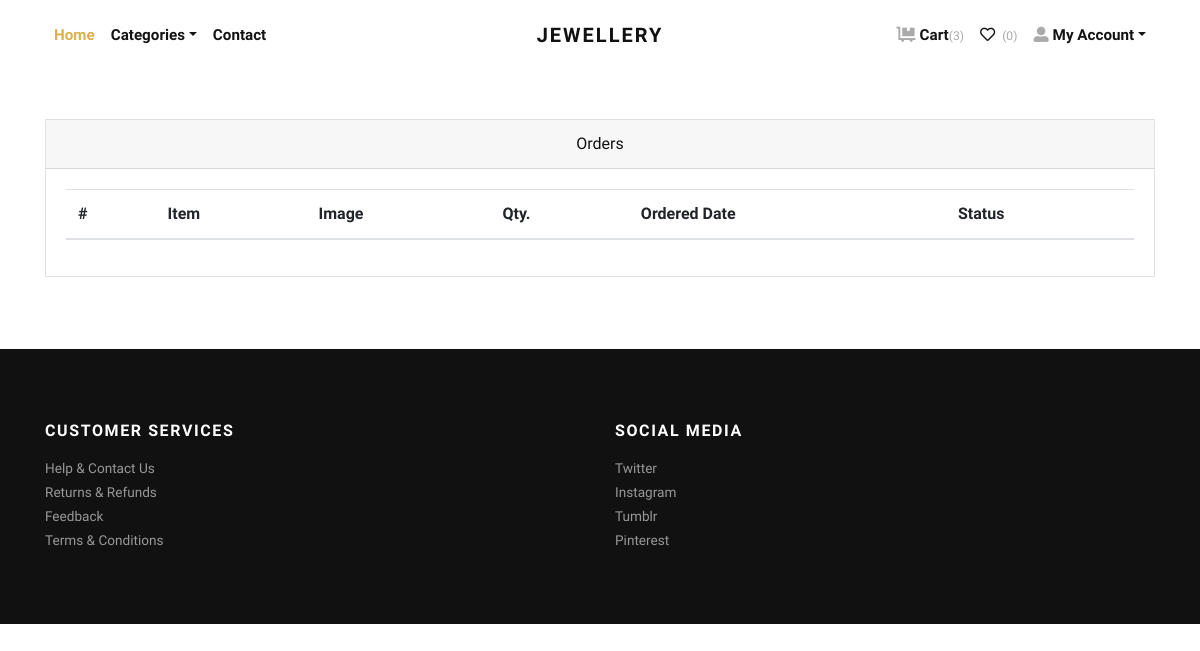
The page /orders/ (signed in) on the database as committed earlier.
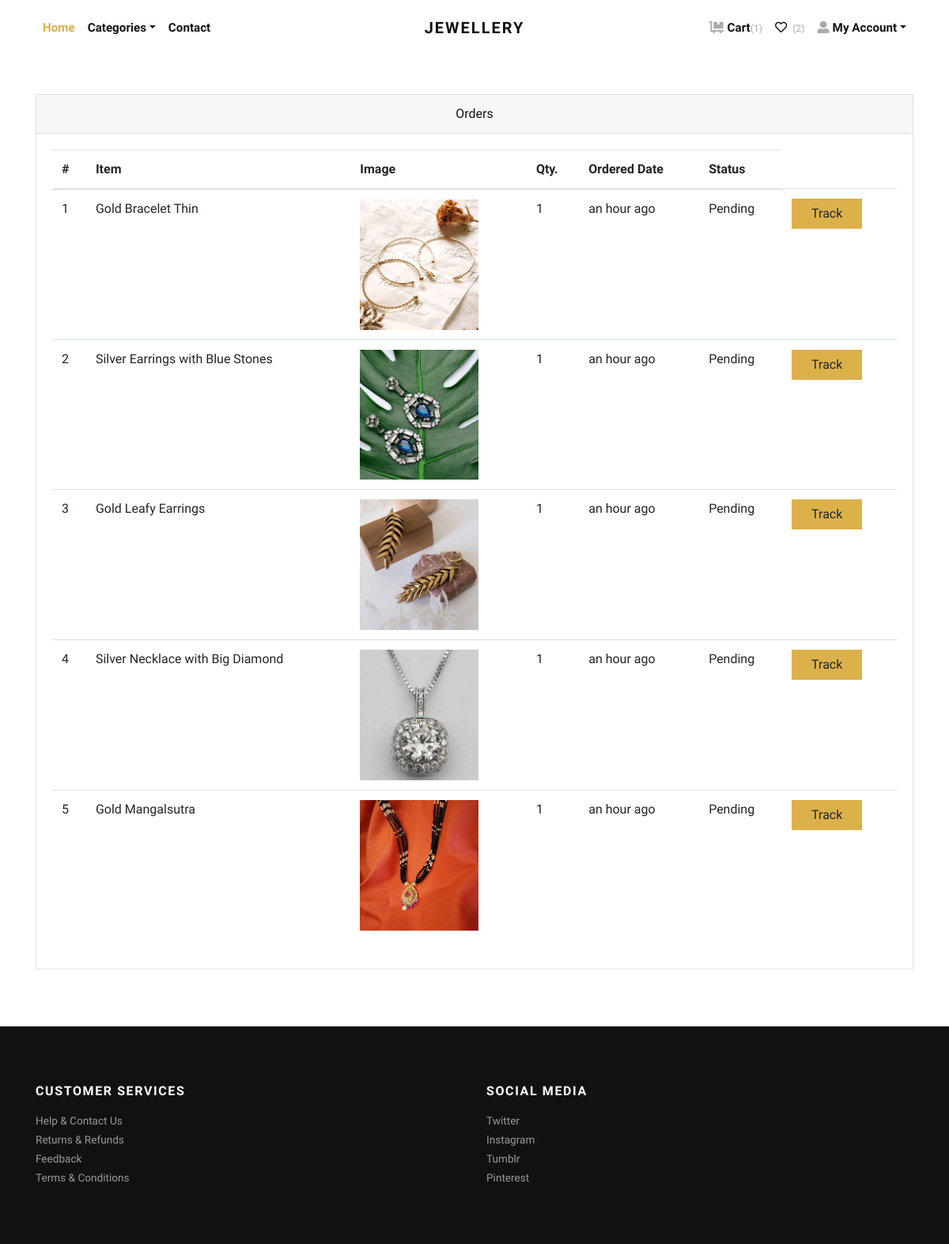
The same page on the database as committed later.
### store/models.py (models this page shows, shortened)
class Order(models.Model):
    user = models.ForeignKey(User, verbose_name="User", on_delete=models.CASCADE)
    address = models.CharField(verbose_name="Shipping Address", max_length=255)
    product = models.ForeignKey(Product, verbose_name="Product", on_delete=models.CASCADE)
    quantity = models.PositiveIntegerField(verbose_name="Quantity")
    payment_id = models.CharField(max_length=255, verbose_name="Payment ID", default="COD")
    ordered_date = models.DateTimeField(auto_now_add=True, verbose_name="Ordered Date")
    status = models.CharField(
        choices=STATUS_CHOICES,
        max_length=50,
        default="Pending"
        )
    tracking_link = models.CharField(max_length=200, verbose_name="Tracking Link", default="#")

class Product(models.Model):
    title = models.CharField(max_length=150, verbose_name="Product Title")
    slug = models.SlugField(max_length=160, verbose_name="Product Slug")
    sku = models.CharField(max_length=255, unique=True, verbose_name="Unique Product ID (SKU)")
    short_description = models.TextField(verbose_name="Short Description")
    detail_description = models.TextField(blank=True, null=True, verbose_name="Detail Description")
    product_image = models.ImageField(upload_to='product', blank=True, null=True, verbose_name="Product Image")
    price = models.DecimalField(max_digits=8, decimal_places=2)
    category = models.ForeignKey(Category, verbose_name="Product Categoy", on_delete=models.CASCADE)
    is_active = models.BooleanField(verbose_name="Is Active?")
    is_featured = models.BooleanField(verbose_name="Is Featured?")
    created_at = models.DateTimeField(auto_now_add=True, verbose_name="Created Date")
    updated_at = models.DateTimeField(auto_now=True, verbose_name="Updated Date")
    class Meta:
        verbose_name_plural = 'Products'
        ordering = ('-created_at', )

### store/views.py (the view)
# urls.py: path('orders/', views.orders, name="orders"),
@login_required
def orders(request):
    all_orders = Order.objects.filter(user=request.user).order_by('-ordered_date')
    return render(request, 'store/orders.html', {'orders': all_orders})

### store/context_preprocessors.py (called while the page is built)
def store_menu(request):
    categories = Category.objects.filter(is_active=True)
    context = {
        'categories_menu': categories,
    }
    return context

def cart_menu(request):
    if request.user.is_authenticated:
        cart_items= Cart.objects.filter(user=request.user)
        context = {
            'cart_items': cart_items,
        }
    else:
        context = {}
    return context

def wishlist_menu(request):
    if request.user.is_authenticated:
        wishlist_items= Wishlist.objects.filter(user=request.user)
        context = {
            'wishlist_items': wishlist_items,
        }
    else:
        context = {}
    return context

### templates/store/orders.html (shortened to what this page needs)
{% extends 'base.html' %}
{% load static %}
{% load humanize %}
    {% block content %}
      <div class="container py-5">
        <div class="row">
          <div class="col-lg-12">
            <div class="card mb-4" id="tables">
              <div class="card-header text-center">Orders</div>
              <div class="card-body">
                <table class="table table-hover">
                  <thead>
                    <tr>
                      <th>#</th>
                      <th>Item</th>
                      <th>Image</th>
                      <th>Qty.</th>
                      <th>Ordered Date</th>
                      <th>Status</th>
                    </tr>
                  </thead>
                  <tbody>
                    {% if orders %}
                    {% for order in orders %}
                    <tr>
                      <td>{{forloop.counter}}</td>
                      <td>{{order.product.title}}</td>
                      <td>
                        {% if order.product.product_image %}
                          <img src="{{order.product.product_image.url}}" alt="{{order.product.product_ttile}}" style="width:150px;">
                        {% endif %}
                      </td>
                      <td>{{order.quantity}}</td>
                      <td>{{order.ordered_date|naturaltime}}</td>
                      <td>
                        {{order.status}}
                      </td>
                      <td>
                        <a target="_blank" href="{{order.tracking_link}}" class="btn btn-primary">Track</a>
                      </td>
                    </tr>
                    {% endfor %}
                    {% endif %}
                  </tbody>
                </table>
              </div>
            </div>
          </div>
        </div>
      </div>
{% endblock content %}

### templates/base.html (shortened to what this page needs)
{% load static %}
<!DOCTYPE html>
<html>
  <head>
    <link rel="stylesheet" href="{% static 'vendor/bootstrap/css/bootstrap.min.css' %}">
    <link rel="stylesheet" href="{% static 'vendor/lightbox2/css/lightbox.min.css' %}">
    <link rel="stylesheet" href="{% static 'vendor/nouislider/nouislider.min.css' %}">
    <link rel="stylesheet" href="{% static 'vendor/bootstrap-select/css/bootstrap-select.min.css' %}">
    <link rel="stylesheet" href="{% static 'vendor/owl.carousel2/assets/owl.carousel.min.css' %}">
    <link rel="stylesheet" href="{% static 'vendor/owl.carousel2/assets/owl.theme.default.css' %}">
    <link rel="stylesheet" href="{% static 'css/style.default.css' %}" id="theme-stylesheet">
    <link rel="stylesheet" href="{% static 'css/custom.css' %}">
  </head>
  <body>
    <div class="page-holder">
      {% include 'navbar.html' %}
      {% block content %}
      {% endblock content %}
      {% include 'footer.html' %}
      {% include 'scripts.html' %}

### templates/navbar.html (shortened to what this page needs)
{% load static %}
      <header class="header bg-white">
        <div class="container px-0 px-lg-3">
          <nav class="navbar navbar-expand-lg navbar-light py-3 px-lg-0"><a class="navbar-brand" href="{% url 'store:home' %}"><span class="font-weight-bold text-uppercase text-dark">Jewellery</span></a>
            <div class="collapse navbar-collapse" id="navbarSupportedContent">
              <ul class="navbar-nav mr-auto">
                <li class="nav-item">
                  <a class="nav-link active" href="{% url 'store:home' %}">Home</a>
                </li>
                <li class="nav-item dropdown"><a class="nav-link dropdown-toggle" id="pagesDropdown" href="#" data-toggle="dropdown" aria-haspopup="true" aria-expanded="false">Categories</a>
                </li>
                <li class="nav-item">
                  <a class="nav-link" href="{% url 'store:contact' %}">Contact</a>
                </li>
              </ul>
              <ul class="navbar-nav ml-auto">
                {% if request.user.is_authenticated %}
                  <li class="nav-item"><a class="nav-link" href="{% url 'store:cart' %}"> <i class="fas fa-dolly-flatbed mr-1 text-gray"></i>Cart<small class="text-gray">({{cart_items.count}})</small></a></li>
                  <li class="nav-item"><a class="nav-link" href="{% url 'store:wishlist' %}"> <i class="far fa-heart mr-1"></i><small class="text-gray"> ({{wishlist_items.count}})</small></a></li>
                  <li class="nav-item dropdown"><a class="nav-link dropdown-toggle" id="pagesDropdown" href="#" data-toggle="dropdown" aria-haspopup="true" aria-expanded="false"><i class="fas fa-user-alt mr-1 text-gray"></i>My Account</a></a>
                </li>
                {% else %}
                  <li class="nav-item"><a class="nav-link" href="{% url 'store:login' %}">Login</a></li>
                  <li class="nav-item"><a class="nav-link" href="{% url 'store:register' %}">Create Account</a></li>
                {% endif %}
              </ul>
            </div>
          </nav>
        </div>
      </header>

### templates/footer.html
<footer class="bg-dark text-white">
        <div class="container py-4">
          <div class="row py-5">
            <div class="col-md-6 mb-3 mb-md-0">
              <h6 class="text-uppercase mb-3">Customer services</h6>
              <ul class="list-unstyled mb-0">
                <li><a class="footer-link" href="{% url 'store:contact' %}">Help &amp; Contact Us</a></li>
                <li><a class="footer-link" href="{% url 'store:return' %}">Returns &amp; Refunds</a></li>
                <li><a class="footer-link" href="{% url 'store:feedback' %}">Feedback</a></li>
                <li><a class="footer-link" href="{% url 'store:termandcondition' %}">Terms &amp; Conditions</a></li>
              </ul>
            </div>
            <div class="col-md-6">
              <h6 class="text-uppercase mb-3">Social media</h6>
              <ul class="list-unstyled mb-0">
                <li><a class="footer-link" target="_blank" href="https://twitter.com/">Twitter</a></li>
                <li><a class="footer-link" target="_blank" href="https://instagram.com/">Instagram</a></li>
                <li><a class="footer-link" target="_blank" href="https://tumblr.com/">Tumblr</a></li>
                <li><a class="footer-link" target="_blank" href="https://in.pinterest.com/">Pinterest</a></li>
              </ul>
            </div>
          </div>
        </div>
      </footer>

### templates/scripts.html (shortened to what this page needs)
{% load static %}
      <link rel="stylesheet" href="https://use.fontawesome.com/releases/v5.7.1/css/all.css">
    </div>
  </body>
</html>

### jewelryshop/static/css/style.default.css (style rules this page uses)
.text-gray { color: #aaa !important; }
.navbar { position: relative; }
@media (min-width: 992px) { .navbar-brand { position: absolute; top: 50%; left: 50%; -webkit-transform: translate(-50%, -50%); transform: translate(-50%, -50%); } }
.footer-link { font-size: 0.85rem; position: relative; color: #999; transition: all 0.3s; }
.footer-link::before { content: '\f0da'; display: inline-block; font-family: 'Font Awesome\ 5 Free'; font-weight: 900; position: absolute; top: 50%; left: 0; -webkit-transform: translateY(-50%); transform: translateY(-50%); color: #fff; transition: all 0.3s; opacity: 0; }
.text-uppercase { text-transform: uppercase; letter-spacing: 0.1em; }
.navbar { padding: 0.5rem 1rem; }
.navbar-brand { display: inline-block; padding-top: 0.3125rem; padding-bottom: 0.3125rem; margin-right: 1rem; font-size: 1.25rem; }
.navbar-light .navbar-brand { color: #dcb14a; }
.navbar-light .navbar-nav .nav-link { color: rgba(17, 17, 17, 0.99); font-weight: 800; font-size: 0.95rem; transition: all 0.3s; }
.navbar-light .navbar-nav .show > .nav-link, .navbar-light .navbar-nav .active > .nav-link, .navbar-light .navbar-nav .nav-link.show, .navbar-light .navbar-nav .nav-link.active { color: #dcb14a; }
.btn { font-weight: 400; border: 1px solid transparent; font-family: inherit; padding: 0.375rem 1.5rem; font-size: 1rem; line-height: 1.5; border-radius: 0; transition: color 0.15s ease-in-out, background-color 0.15s ease-in-out, border-color 0.15s ease-in-out, box-shadow 0.15s ease-in-out; }
.btn-primary { color: #212529; background-color: #dcb14a; border-color: #dcb14a; }
body { font-family: "Libre Franklin", sans-serif; font-size: 1rem; font-weight: 400; line-height: 1.5; color: #111111; background-color: #fff; }
a { color: #dcb14a; text-decoration: none; }
h1, h2, h3, h4, h5, h6, .h1, .h2, .h3, .h4, .h5, .h6 { margin-bottom: 0.5rem; font-family: inherit; font-weight: 900; line-height: 1.2; color: inherit; }
h6, .h6 { font-size: 1rem; }
small, .small { font-size: 80%; font-weight: 400; }
.bg-dark { background-color: #111111 !important; }
.text-dark { color: #111111 !important; }
.nav-link { padding: 0.5rem 1rem; }
.card { background-color: #fff; border: 1px solid rgba(17, 17, 17, 0.125); border-radius: 0; }
.card-body { padding: 1.25rem; }
.card-header { padding: 0.75rem 1.25rem; background-color: rgba(17, 17, 17, 0.03); border-bottom: 1px solid rgba(17, 17, 17, 0.125); }
.card-header:first-child { border-radius: calc(0 - 1px) calc(0 - 1px) 0 0; }

Rows that differ between the two databases and show on the page:
added Order: product "Gold Bracelet Thin", product.product_image (picture), quantity "1", ordered_date "an hour ago", status "Pending"
added Order: product "Silver Earrings with Blue Stones", product.product_image (picture), quantity "1", ordered_date "an hour ago", status "Pending"
added Order: product "Gold Leafy Earrings", product.product_image (picture), quantity "1", ordered_date "an hour ago", status "Pending"
added Order: product "Silver Necklace with Big Diamond", product.product_image (picture), quantity "1", ordered_date "an hour ago", status "Pending"
added Order: product "Gold Mangalsutra", product.product_image (picture), quantity "1", ordered_date "an hour ago", status "Pending"
Other text that changed with them:
{{ cart_items.count }}: "3" → "1"
{{ wishlist_items.count }}: "0" → "2"
